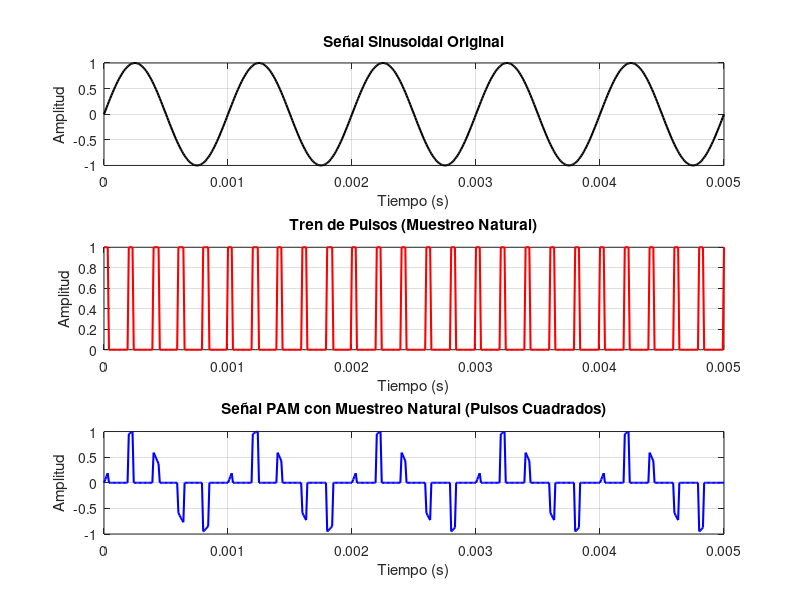

This chart was generated by the following MATLAB code:
clc; clear; close all;

A = 1;             
fc = 1000;        
Ts = 1/100000;     
t = 0:Ts:5/fc;    
m_t = A * sin(2 * pi * fc * t);  

fs = 5000;        
Ts_pam = 1/fs;     
d = 0.2;           
tau = d * Ts_pam;  

%% Tren de pulsos y PAM natural
pulsos_natural = zeros(size(t));  
m_pam_natural = zeros(size(t));   

for i = 1:length(t)
    if mod(t(i), Ts_pam) < tau
        pulsos_natural(i) = 1;  
        m_pam_natural(i) = m_t(i);
    end
end

%% Gráficas
figure;

subplot(3,1,1);
plot(t, m_t, 'k', 'LineWidth', 1.5);
xlabel('Tiempo (s)');
ylabel('Amplitud');
title('Señal Sinusoidal Original');
grid on;

subplot(3,1,2);
plot(t, pulsos_natural, 'r', 'LineWidth', 1.5);
xlabel('Tiempo (s)');
ylabel('Amplitud');
title('Tren de Pulsos (Muestreo Natural)');
grid on;

subplot(3,1,3);
plot(t, m_pam_natural, 'b', 'LineWidth', 1.5);
xlabel('Tiempo (s)');
ylabel('Amplitud');
title('Señal PAM con Muestreo Natural (Pulsos Cuadrados)');
grid on;
